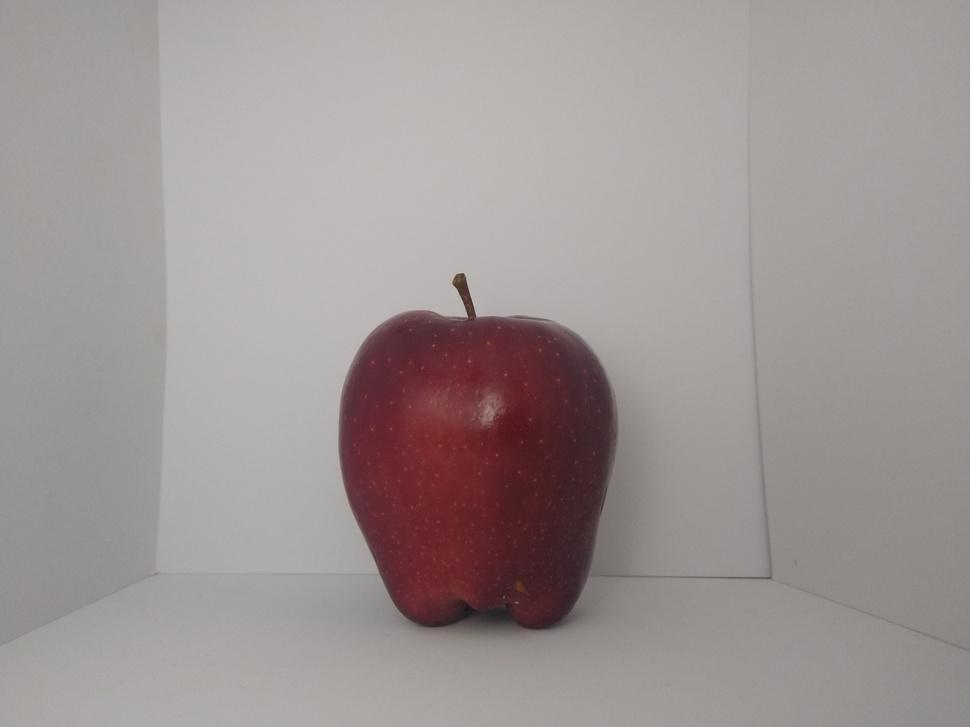
%> input picture Practica1/Images/Manzana1.jpg, 970 x 727 px, shrunk from 4608 x 3456 before the run
$ octave --eval "show_histogram(imread('Images/Manzana1.jpg'));"   (GNU Octave 9; MATLAB toolbox functions it lacks are replaced by stand-ins)
%> lines starting %> are read from the running program, lines starting %| are printed output that depends on the picture
function [] = show_histogram(img)
    % Muestra los histogramas de las componentes RGB de una imagen
    img = im2double(img);
    r = img(:,:,1);
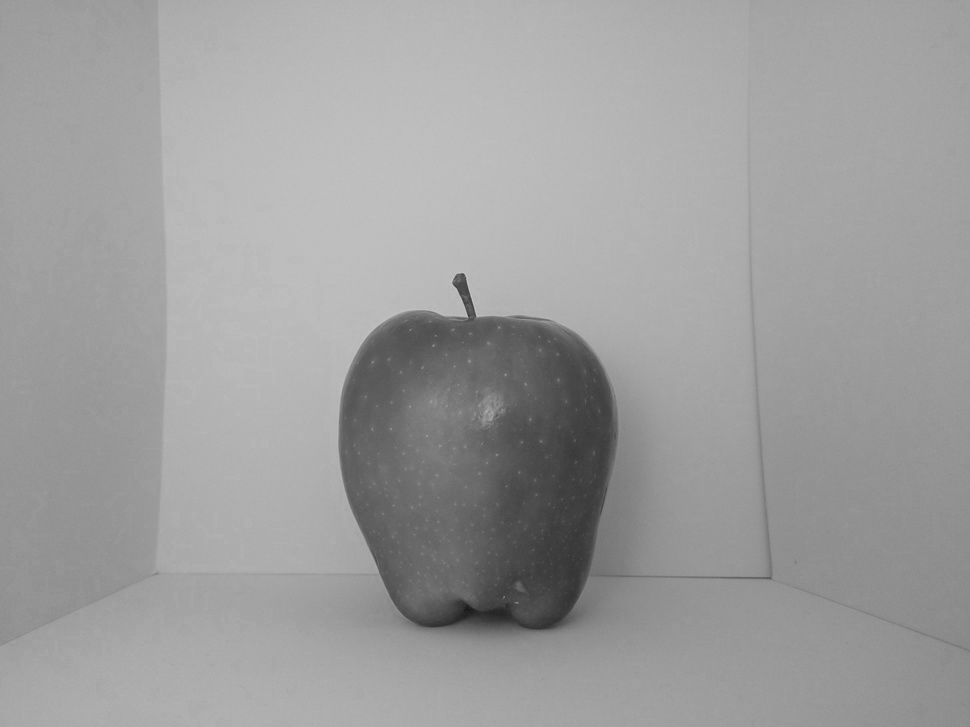
%> r: size 727x970 double; min 0.0941, max 0.78, mean 0.619
    g = img(:,:,2);
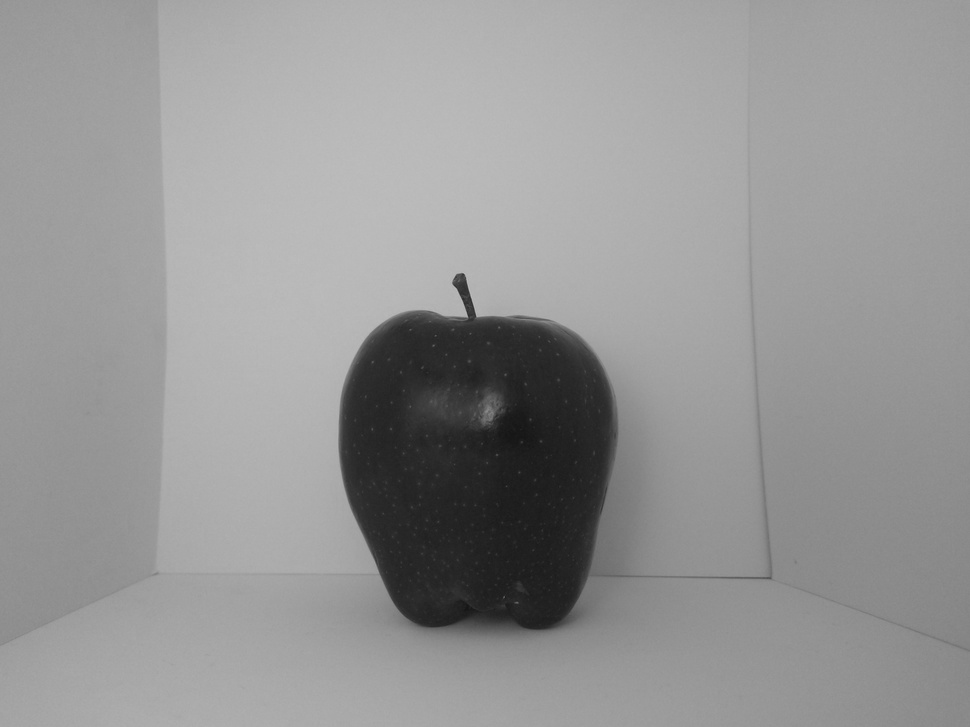
%> g: size 727x970 double; min 0.0784, max 0.745, mean 0.586
    b = img(:,:,3);
    max_r = max(imhist(r));
%> max_r = 20226
    max_g = max(imhist(g));
%> max_g = 21406
    max_b = max(imhist(b));
%> max_b = 20552
%> `show_histogram(imread('Images/Manzana1.jpg'));`:
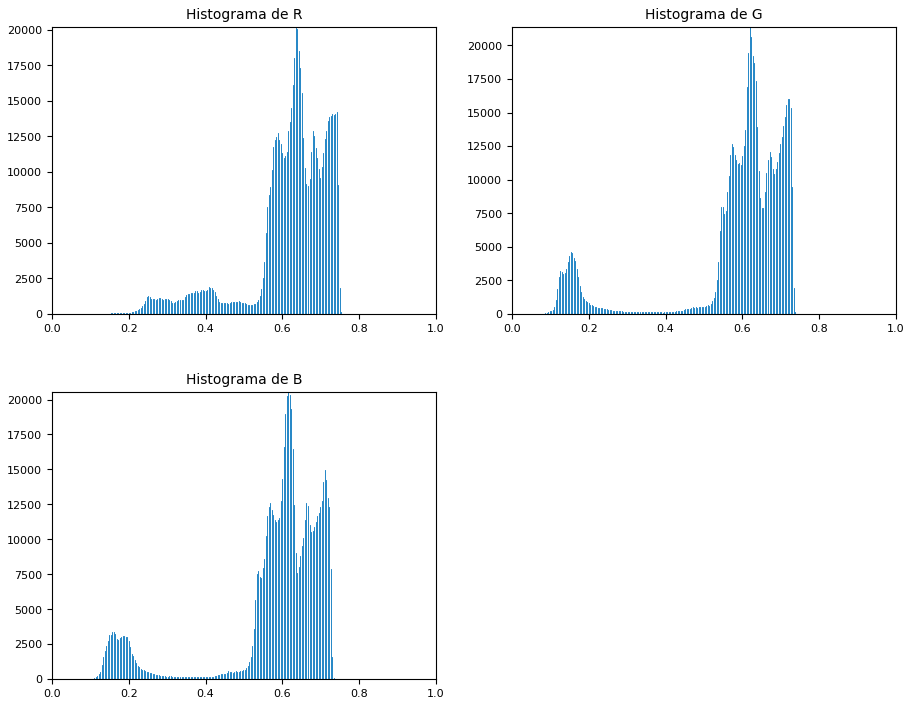
%> figure redrawn from the program's plot data, 3 panels; panel 1: highest point at x = 0.635, y = 20226; panel 2: highest point at x = 0.62, y = 21406; panel 3: highest point at x = 0.616, y = 20552

    figure
    subplot(2,2,1);
    imhist(r);
    ylim([0 max_r]);
    title('Histograma de R');
    subplot(2,2,2);
    imhist(g);
    ylim([0 max_g]);
    title('Histograma de G');
    subplot(2,2,3);
    imhist(b);
    ylim([0 max_b]);
    title('Histograma de B');
end

$ run again, on Practica1/Images/Manzana11.jpg
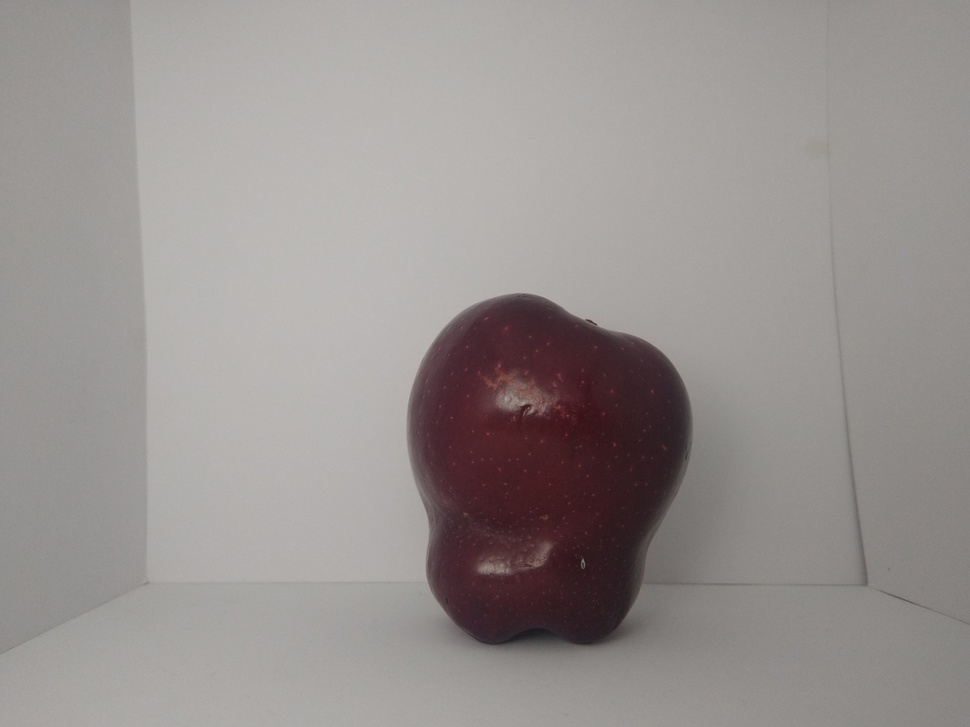
%> input picture Practica1/Images/Manzana11.jpg, 970 x 727 px, shrunk from 4608 x 3456 before the run
%> in show_histogram, `g = img(:,:,2);`:
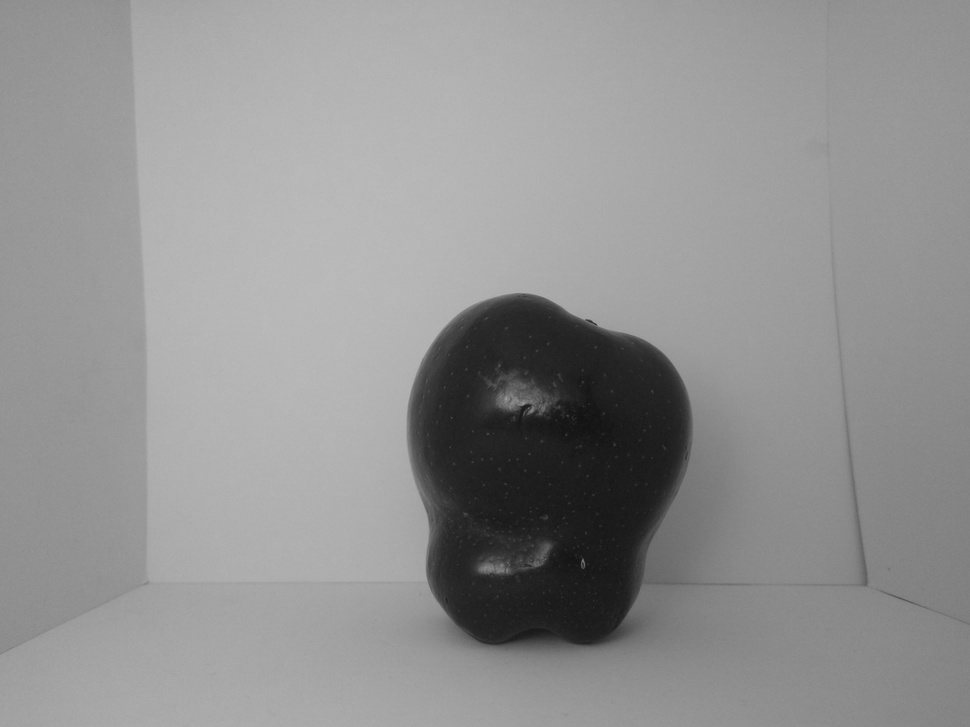
%> g: size 727x970 double; min 0.0627, max 0.737, mean 0.573
%> max_r = 16562
%> max_g = 17098
%> max_b = 17644
%> `show_histogram(imread('Images/Manzana1.jpg'));`:
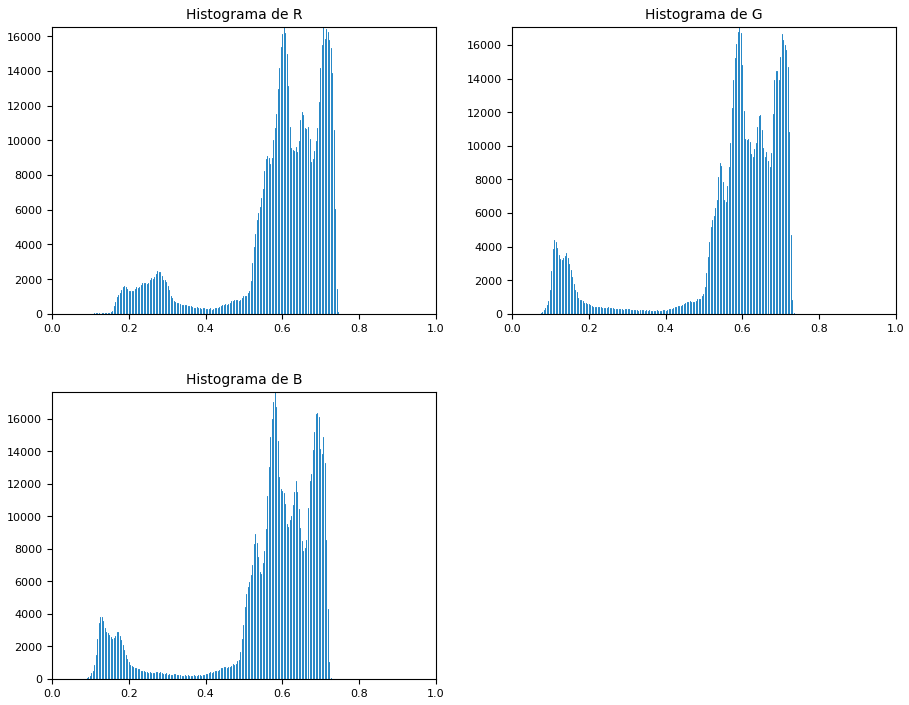
%> figure redrawn from the program's plot data, 3 panels; panel 1: highest point at x = 0.706, y = 16562; panel 2: highest point at x = 0.592, y = 17098; panel 3: highest point at x = 0.58, y = 17644
